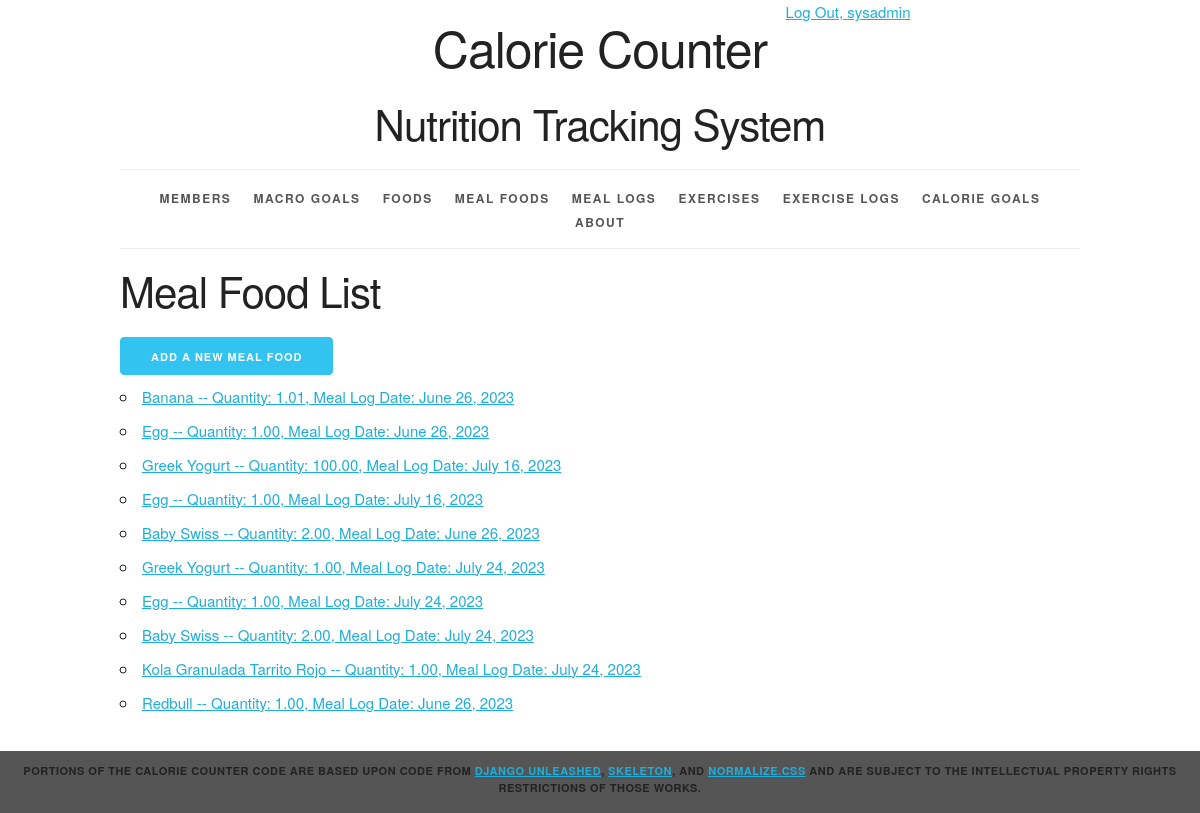
The page /mealfood/ (signed in) on the database its author committed.
### calorie_counter/models.py (models this page shows, shortened)
class MealFood(models.Model):
    meal_log = models.ForeignKey('MealLog', related_name='meal_foods', on_delete=models.CASCADE)
    food = models.ForeignKey(Food, related_name='meal_foods', on_delete=models.CASCADE)
    quantity = models.DecimalField(max_digits=5, decimal_places=2, help_text="Serving size:")
    def get_absolute_url(self):
        return reverse('calorie_counter_meal_food_detail_urlpattern',
                       kwargs={'pk': self.pk}
                       )
    def __str__(self):
        return "%s -- Quantity:  %s" % (self.food, self.quantity)

class Food(models.Model):
    id = models.AutoField(primary_key=True)
    name = models.CharField(max_length=50)
    calories_per_serving = models.IntegerField()
    protein_grams = models.IntegerField()
    carbohydrates_grams = models.IntegerField()
    fat_grams = models.IntegerField()
    def __str__(self):
        return '%s' % self.name
    class Meta:
        constraints = [
            models.UniqueConstraint(fields=['name'], name='unique_food')
        ]

class MealLog(models.Model):
    MEAL_CHOICES = [
        ('Breakfast', 'Breakfast'),
        ('Lunch', 'Lunch'),
        ('Dinner', 'Dinner'),
        ('Snack', 'Snack'),
    ]
    id = models.AutoField(primary_key=True)
    date = models.DateField()
    time = models.TimeField()
    meal_type = models.CharField(max_length=50, choices=MEAL_CHOICES)
    member = models.ForeignKey('Member', related_name='meal_logs', on_delete=models.PROTECT)

### calorie_counter/views.py (the view)
class MealFoodList(LoginRequiredMixin, PermissionRequiredMixin, ListView):
    model = MealFood
    template_name = 'calorie_counter/meal_food_list.html'
    context_object_name = 'meal_food_list'
    permission_required = 'calorie_counter.view_meal_food'

### calorie_counter/templates/calorie_counter/meal_food_list.html (shortened to what this page needs)
{%  extends 'calorie_counter/base.html' %}
{%  block content %}
    <h2> Meal Food List </h2>
    <div>
        <a href="{% url 'calorie_counter_meal_food_create_urlpattern' %}"
      class="button button-primary"> Add a new meal food </a>
    </div>
    <ul>
        {% for meal_food in meal_food_list %}
            <li>
                <a href="{{ meal_food.get_absolute_url }}"> {{ meal_food }}, Meal Log Date: {{ meal_food.meal_log.date }} </a>
            </li>
        {%  empty   %}
            <li><em>There are currently no meal_foods.</em></li>
        {% endfor %}
    </ul>
{%  endblock %}

### calorie_counter/templates/calorie_counter/base.html (shortened to what this page needs)
{% load static %}
<!DOCTYPE html>
<html lang="en">
<head>
    <link rel="stylesheet" type="text/css"
          href="{% static 'calorie_counter/normalize.css' %}">
    <link rel="stylesheet" type="text/css"
          href="{% static 'calorie_counter/skeleton.css' %}">
    <link rel="stylesheet" type="text/css"
          href="{% static 'calorie_counter/style.css' %}">
</head>
<body>
<div class="container">
    <div class="status row">
            <div class="offset-by-eight four columns">
                <ul class="inline">
                    {% if user.is_authenticated %}
                        <li><a href="{% url 'logout_urlpattern' %}">
                            Log Out, {{ user.get_username }}</a></li>
                    {% else %}
                        <li><a href="{% url 'login_urlpattern' %}">
                            Log In</a></li>
                    {% endif %}
                </ul>
            </div>
        </div>
    <header class = "row">
        <div class = "offset-by-one ten columns">
            <h1 class = "top-title">Calorie Counter</h1>
            <h2>Nutrition Tracking System</h2>
        </div>
    </header>
    <nav>
        <ul>
            {%  if perms.calorie_counter.view_member %}
            <li>
                <a href="{% url 'calorie_counter_member_list_urlpattern' %}">
                    Members</a></li>
            {% endif %}
            {%  if perms.calorie_counter.view_daily_macro_goal %}
            <li>
                <a href="{% url 'calorie_counter_daily_macro_goal_list_urlpattern' %}">
                    Macro Goals</a></li>
            {% endif %}
            {%  if perms.calorie_counter.view_food %}
            <li>
                <a href="{% url 'calorie_counter_food_list_urlpattern' %}">
                    Foods</a></li>
            {% endif %}
            {%  if perms.calorie_counter.view_mealfood %}
            <li>
                <a href="{% url 'calorie_counter_meal_food_list_urlpattern' %}">
                    Meal Foods</a></li>
            {% endif %}
            {%  if perms.calorie_counter.view_meallog %}
            <li>
                <a href="{% url 'calorie_counter_meal_log_list_urlpattern' %}">
                    Meal Logs</a></li>
            {% endif %}
            {%  if perms.calorie_counter.view_exercise %}
            <li>
                <a href="{% url 'calorie_counter_exercise_list_urlpattern' %}">
                    Exercises</a></li>
            {% endif %}
            {%  if perms.calorie_counter.view_exerciselog %}
            <li>
                <a href="{% url 'calorie_counter_exercise_log_list_urlpattern' %}">
                    Exercise Logs</a></li>
            {% endif %}
            {%  if perms.calorie_counter.view_caloriegoal %}
            <li>
                <a href="{% url 'calorie_counter_calorie_goal_list_urlpattern' %}">
                    Calorie Goals</a></li>
            {% endif %}
            {%  if perms.calorie_counter.view_dailymacrogoal %}
            <li>
                <a href="{% url 'about_urlpattern' %}">
                    About</a></li>
            {% endif %}
        </ul>
    </nav>
    <main>
        {% block content %}{% endblock %}
    </main>
</div>
<footer>
       <p>Portions of the Calorie Counter code are based upon code from
        <a href="https://django-unleashed.com">Django Unleashed</a>,
        <a href="http://getskeleton.com/">Skeleton</a>, and
        <a href="https://necolas.github.io/normalize.css/">Normalize.css</a> and
        are subject to the intellectual property rights restrictions of those works.
    </p>
</footer>
</body>
</html>

### calorie_counter/static/calorie_counter/skeleton.css (style rules this page uses)
.container { position: relative; width: 100%; max-width: 960px; margin: 0 auto; padding: 0 20px; box-sizing: border-box; }
.column, .columns { width: 100%; float: left; box-sizing: border-box; }
@media (min-width: 400px) { .container { width: 85%; padding: 0; } }
@media (min-width: 550px) { .container { width: 80%; } }
@media (min-width: 550px) { .column, .columns { margin-left: 4%; } }
@media (min-width: 550px) { .column:first-child, .columns:first-child { margin-left: 0; } }
@media (min-width: 550px) { .four.columns { width: 30.6666666667%; } }
@media (min-width: 550px) { .ten.columns { width: 82.6666666667%; } }
@media (min-width: 550px) { .offset-by-one.column, .offset-by-one.columns { margin-left: 8.66666666667%; } }
@media (min-width: 550px) { .offset-by-eight.column, .offset-by-eight.columns { margin-left: 69.3333333333%; } }
html { font-size: 62.5%; }
body { font-size: 1.5em; line-height: 1.6; font-weight: 400; font-family: "Raleway", "HelveticaNeue", "Helvetica Neue", Helvetica, Arial, sans-serif; color: #222; }
h1, h2, h3, h4, h5, h6 { margin-top: 0; margin-bottom: 2rem; font-weight: 300; }
h1 { font-size: 4.0rem; line-height: 1.2; letter-spacing: -.1rem; }
h2 { font-size: 3.6rem; line-height: 1.25; letter-spacing: -.1rem; }
@media (min-width: 550px) { h1 { font-size: 5.0rem; } }
@media (min-width: 550px) { h2 { font-size: 4.2rem; } }
p { margin-top: 0; }
a { color: #1EAEDB; }
.button, button, input[type="submit"], input[type="reset"], input[type="button"] { display: inline-block; height: 38px; padding: 0 30px; color: #555; text-align: center; font-size: 11px; font-weight: 600; line-height: 38px; letter-spacing: .1rem; text-transform: uppercase; text-decoration: none; white-space: nowrap; background-color: transparent; border-radius: 4px; border: 1px solid #bbb; cursor: pointer; box-sizing: border-box; }
.button.button-primary, button.button-primary, input[type="submit"].button-primary, input[type="reset"].button-primary, input[type="button"].button-primary { color: #FFF; background-color: #33C3F0; border-color: #33C3F0; }
ul { list-style: circle inside; }
ol, ul { padding-left: 0; margin-top: 0; }
li { margin-bottom: 1rem; }
button, .button { margin-bottom: 1rem; }
pre, blockquote, dl, figure, table, p, ul, ol, form { margin-bottom: 2.5rem; }
.container:after, .row:after, .u-cf { content: ""; display: table; clear: both; }

### calorie_counter/static/calorie_counter/style.css (style rules this page uses)
html { height: 100%; background-color: #555; }
body { background-color: white; }
body>div>header { text-align: center;; }
header h1 { display: inline-block; font-weight: normal; font-style: normal; width: 100%; margin-top: 0; padding-top: 0; }
nav { border-top: 1px solid #eee; width: 100%; border-bottom: 1px solid #eee; margin: 0 0 1em; padding: 0; }
nav ul { margin: 0; padding: 1em 0; list-style-type: none; text-align: center; }
nav ul li { display: inline; padding: 0; margin: 0 0.25em; font-weight: 600; text-transform: uppercase; text-align: center; font-size: 1rem; letter-spacing: .10rem; }
@media (min-width: 400px) { nav ul li { letter-spacing: .15rem; font-size: 1.2rem; margin: 0 0.5em; } }
@media (min-width: 550px) { nav ul li { margin: 0 0.75em; } }
nav ul li a { color: #555; text-decoration: none; background-color: transparent; cursor: pointer; }
.inline { list-style-type: none; padding: 0; margin: 0 0 -0.5em; }
.inline li { display: inline; }
body>footer { width: 100%; background-color: #555; font-size: 1.1rem; letter-spacing: .05rem; font-weight: 600; text-transform: uppercase; text-align: center; padding: 1em 0; margin: 1em 0; }
body>footer p { margin-bottom: 0.5rem; }

### rows shown on the page
MealFood: food+quantity "Banana -- Quantity: 1.01", meal_log "June 26, 2023"
MealFood: food+quantity "Egg -- Quantity: 1.00", meal_log "June 26, 2023"
MealFood: food+quantity "Greek Yogurt -- Quantity: 100.00", meal_log "July 16, 2023"
MealFood: food+quantity "Egg -- Quantity: 1.00", meal_log "July 16, 2023"
MealFood: food+quantity "Baby Swiss -- Quantity: 2.00", meal_log "June 26, 2023"
MealFood: food+quantity "Greek Yogurt -- Quantity: 1.00", meal_log "July 24, 2023"
MealFood: food+quantity "Egg -- Quantity: 1.00", meal_log "July 24, 2023"
MealFood: food+quantity "Baby Swiss -- Quantity: 2.00", meal_log "July 24, 2023"
MealFood: food+quantity "Kola Granulada Tarrito Rojo -- Quantity: 1.00", meal_log "July 24, 2023"
MealFood: food+quantity "Redbull -- Quantity: 1.00", meal_log "June 26, 2023"

### other values the page prints
{{ user.get_username }} "sysadmin"
